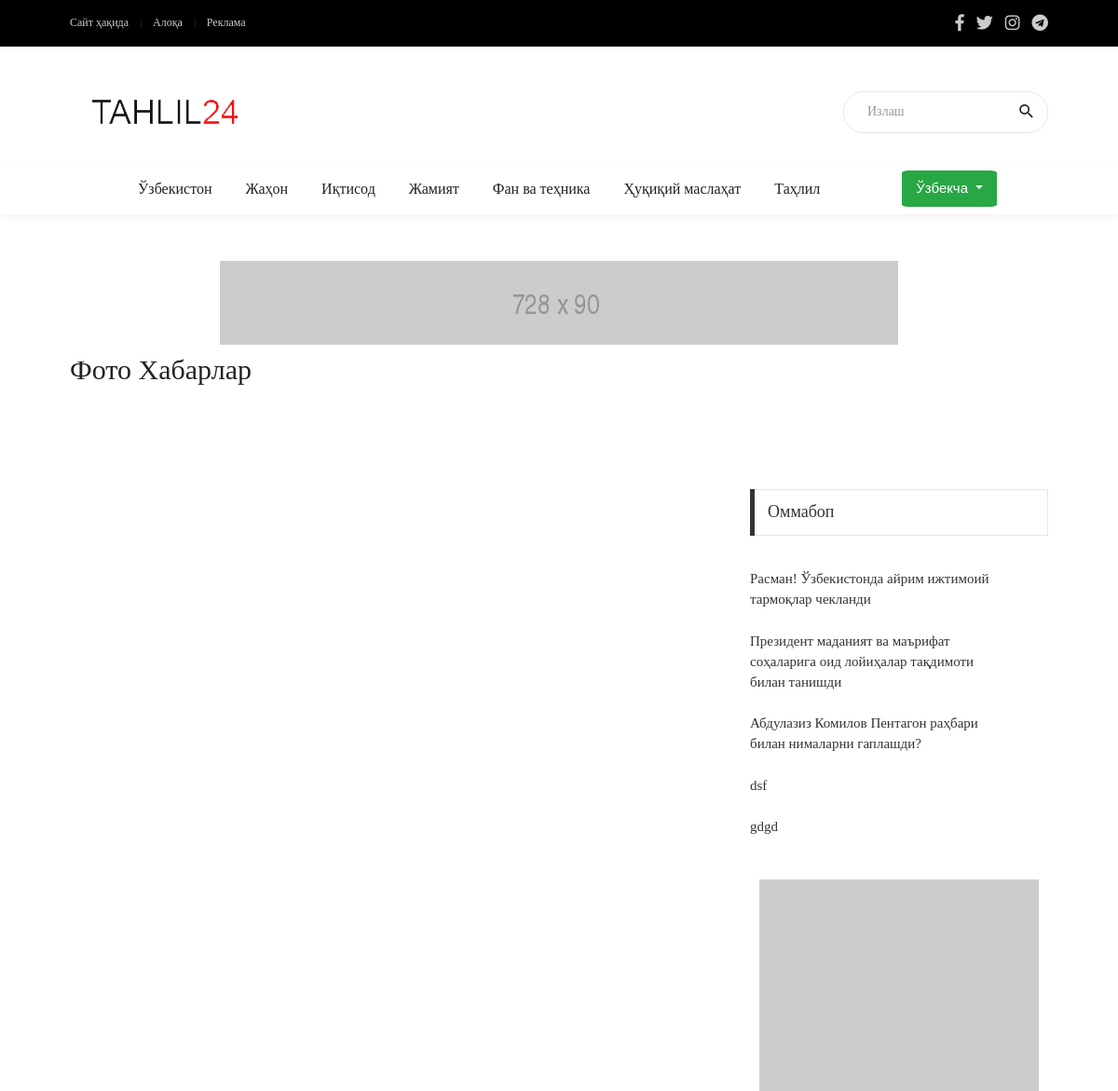
The page /post_detail/2/ (upper part) on the database as committed earlier.
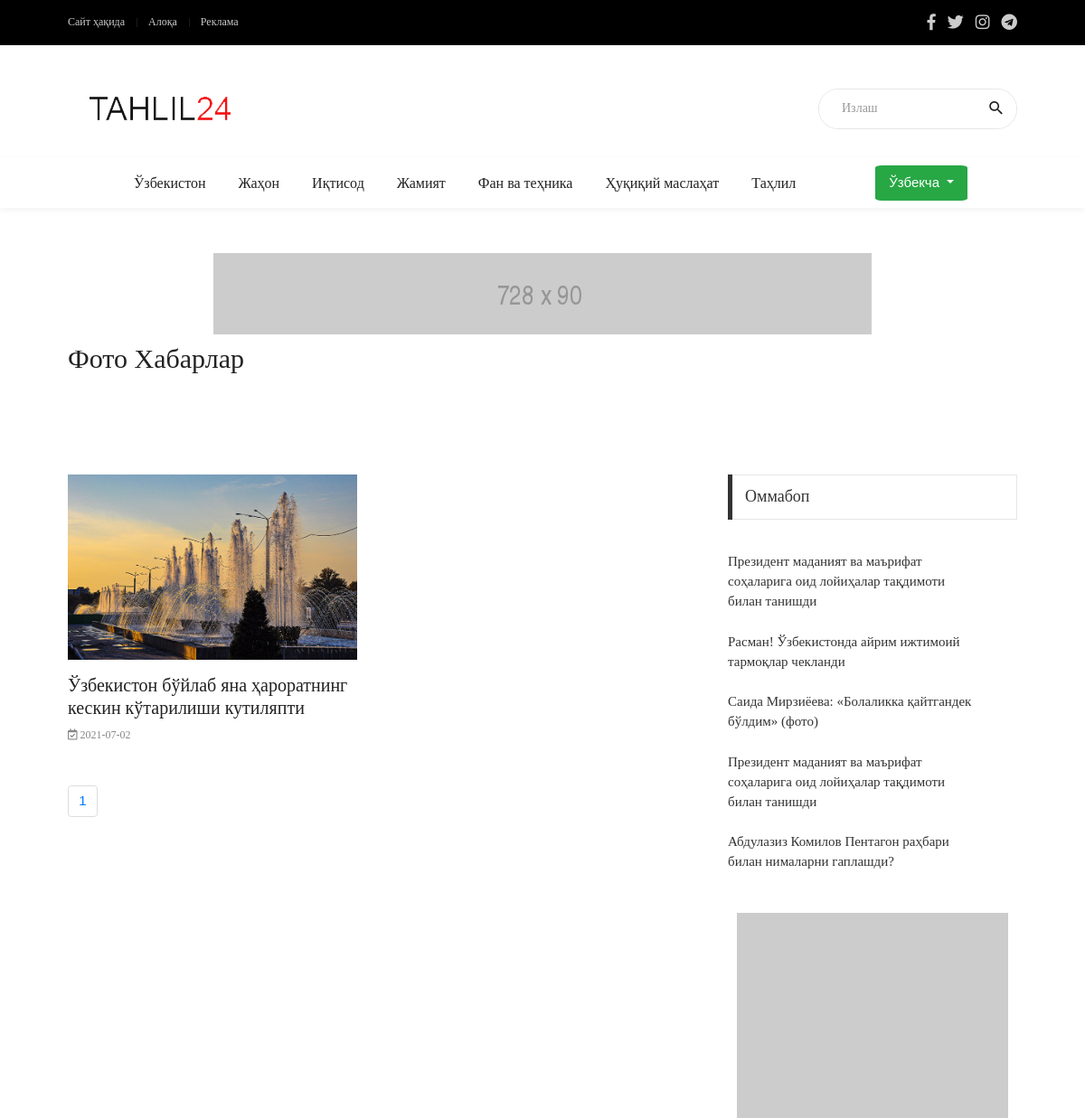
The same page on the database as committed later.
### post/models.py (models this page shows, shortened)
class Posts(models.Model):
    user = models.ForeignKey(User,verbose_name='Muallif', on_delete=models.CASCADE)
    category = models.ForeignKey(Category,verbose_name='Xabar turi',
                                 on_delete=models.CASCADE)
    title = models.CharField(verbose_name='Xabar nomi',
                             max_length=255)
    image = models.ImageField(verbose_name='Asosiy rasim')
    content_mini = models.CharField(verbose_name='Xabardan kichik parcha', max_length=350)
    content = RichTextUploadingField(verbose_name='Xabar')
    views_post = models.ManyToManyField(IpModel, related_name='post_view', blank=True)
    add_time = models.DateField(verbose_name='Add post',
                                    auto_now_add=True)
    time_post = models.TimeField(auto_now_add=True)
    tags_new = TaggableManager()
    post_type = models.CharField(verbose_name="Post Turi", choices=POST_CHOICES, max_length=10 ,default='Default', null=True, blank=True)
    class Meta:
        verbose_name = 'Post'
        verbose_name_plural='Posts'
        ordering = ['-title']

### post/views.py (the view)
# urls.py: path('post_detail/<int:pk>/' ,CategoryPostVeiw.as_view(), name='post_detail'),
class CategoryPostVeiw(ListView):
    model=Posts
    template_name = 'post_category.html'
    paginate_by = 2
    def get_context_data(self, **kwargs):
            id_c = self.kwargs['pk']
            context = super(CategoryPostVeiw, self).get_context_data(**kwargs)
            actual_post = Posts.objects.all().order_by('-views_post')[0:5]
            post_category = Posts.objects.all()
            if int(id_c) == int(1):
                post_category = Posts.objects.filter(post_type='ACT')
            if int(id_c) == int(2):
                post_category = Posts.objects.filter(post_type='IMG')
            if int(id_c) == int(3):
                post_category = Posts.objects.filter(post_type='VED')
            filter_post = post_category
            p= Paginator(filter_post,2)  # 3 posts in each page
            page_number = self.request.GET.get('page')
            try:
                page_obj = p.get_page(page_number)  # returns the desired page object
            except PageNotAnInteger:
                page_obj = p.page(1)
            except EmptyPage:
                page_obj = p.page(p.num_pages)
            context['number'] = id_c
            context['actual'] = actual_post
            context['page_obj'] = page_obj
            return context

### frontend/templates/post_category.html (shortened to what this page needs)
{% extends 'base.html' %}
{% block content %}
<body class="animsition">
	<div class="container p-t-4 p-b-40">
		<h2 class="f1-l-1 cl2">
			{% if number == 1 %}
			Долзарб ҳабарлар
			{% elif number == 2 %}
			Фото Хабарлар
			{% elif number == 3 %}
			Видео Хабарлар
			{% endif %}
		</h2>
	</div>
	<section class="bg0 p-t-70 p-b-55">
		<div class="container">
			<div class="row justify-content-center">
				<div class="col-md-10 col-lg-8 p-b-80">
					<div class="row">
						{% for category in page_obj %}
						<div class="col-sm-6 p-r-25 p-r-15-sr991">
							<div class="m-b-45">
								<form action="{% url 'blog_detail' category.id %}" method="get">
									<button class="wrap-pic-w hov1 trans-03" type="submit"><img
											src="{{ category.image.url }}" alt="IMG"></button>
								</form>
								<div class="p-t-16">
									<h5 class="p-b-5">
										<form action="{% url 'blog_detail' category.id %}" method="get">
											<button type="submit" class="f1-m-3 cl2 hov-cl10 trans-03"
												style="text-align:left;">
												{{ category.title|safe }}
											</button>
										</form>
									</h5>
									<span class="cl8">
										<span class="f1-s-3">
											<i
												class="far fa-calendar-check "></i>&nbsp;{{category.add_time|date:'Y-m-d'}}
										</span>
									</span>
								</div>
							</div>
						</div>
						{% endfor %}
					</div>
				{% if page_obj %}
					<nav aria-label="Page navigation example">
						<ul class="pagination">
				<li class="page-item"><span class="page-link">{{page_obj.number}}</span> </li>
				</ul>
				{% endif %}
					</nav>
				</div>
				<div class="col-md-10 col-lg-4 p-b-80">
					<div class="p-l-10 p-rl-0-sr991">
						<div class="p-b-23">
							<div class="how2 how2-cl4 flex-s-c">
								<h3 class="f1-m-2 cl3 tab01-title">
									Оммабоп
								</h3>
							</div>
							<ul class="p-t-35">
								{% for post in actual %}
								<li class="flex-wr-sb-s p-b-22">
									<form action="{% url 'blog_detail' post.id %}" method="get">
										<button type="submit" class="size-w-3 f1-s-7 cl3 hov-cl10 trans-03"
											style="text-align:left;">
											{{ post.title|safe }}
										</button>
									</form>
								</li>
								{% endfor %}
							</ul>
						</div>
						<div class="flex-c-s p-b-50">
							<a href="#">
								<img class="max-w-full" src="images/banner-02.jpg" alt="IMG">
							</a>
						</div>
					</div>
				</div>
			</div>
		</div>
	</section>
{% endblock content %}

Rows that differ between the two databases and show on the page:
no longer on this page (row edited): Posts: title "dsf", shown under "Оммабоп"
no longer on this page (row edited): Posts: title "gdgd", shown under "Оммабоп"
now on this page (row edited): Posts: image (picture), title "Ўзбекистон бўйлаб яна ҳароратнинг кескин кўтарилиши кутиляпти", add_time "2021-07-02", shown under "Фото Хабарлар"
now on one of the page's lists (row edited): Posts: title "Президент маданият ва маърифат соҳаларига оид лойиҳалар тақдимоти билан танишди"
changed Posts "Президент маданият ва маърифат соҳаларига оид лойиҳалар тақдимоти билан танишди": moves up the list
added Posts: title "Cаида Мирзиёева: «Болаликка қайтгандек бўлдим» (фото)", shown under "Оммабоп"
Other text that changed with them:
{{ page_obj.number }}: (not shown) → "1"
